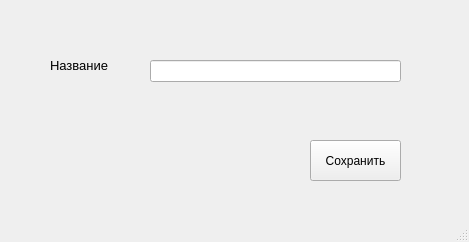
<?xml version="1.0" encoding="UTF-8"?>
<ui version="4.0">
 <class>MainWindow</class>
 <widget class="QMainWindow" name="MainWindow">
  <property name="geometry">
   <rect>
    <x>0</x>
    <y>0</y>
    <width>469</width>
    <height>242</height>
   </rect>
  </property>
  <property name="font">
   <font>
    <pointsize>10</pointsize>
   </font>
  </property>
  <property name="windowTitle">
   <string>MainWindow</string>
  </property>
  <widget class="QWidget" name="centralwidget">
   <widget class="QLabel" name="label">
    <property name="geometry">
     <rect>
      <x>50</x>
      <y>40</y>
      <width>101</width>
      <height>51</height>
     </rect>
    </property>
    <property name="font">
     <font>
      <pointsize>10</pointsize>
     </font>
    </property>
    <property name="text">
     <string>Название</string>
    </property>
   </widget>
   <widget class="QLineEdit" name="lineEdit">
    <property name="geometry">
     <rect>
      <x>150</x>
      <y>60</y>
      <width>251</width>
      <height>22</height>
     </rect>
    </property>
   </widget>
   <widget class="QPushButton" name="pushButton">
    <property name="geometry">
     <rect>
      <x>310</x>
      <y>140</y>
      <width>91</width>
      <height>41</height>
     </rect>
    </property>
    <property name="font">
     <font>
      <pointsize>9</pointsize>
     </font>
    </property>
    <property name="text">
     <string>Сохранить</string>
    </property>
   </widget>
  </widget>
  <widget class="QMenuBar" name="menubar">
   <property name="geometry">
    <rect>
     <x>0</x>
     <y>0</y>
     <width>469</width>
     <height>29</height>
    </rect>
   </property>
  </widget>
  <widget class="QStatusBar" name="statusbar"/>
 </widget>
 <resources/>
 <connections/>
</ui>
